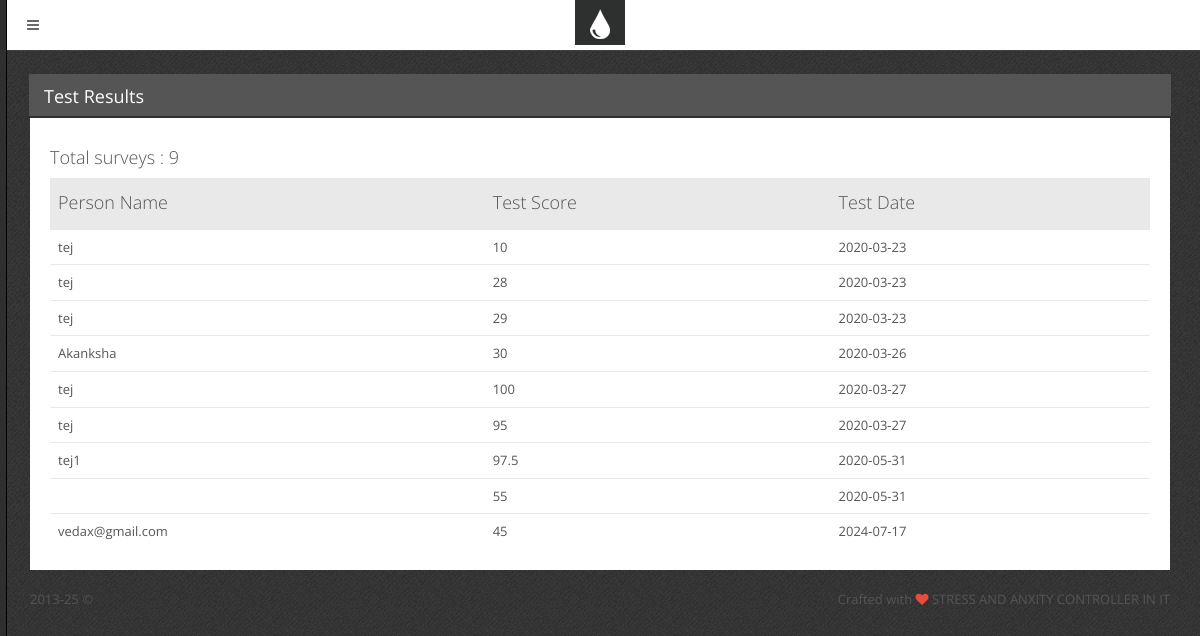
/admin_view2.php, run on the app's committed database.
### tables this page shows
CREATE TABLE `test_score` (
  `id` int(11) NOT NULL,
  `uname` varchar(256) NOT NULL,
  `score` varchar(256) NOT NULL,
  `dot` date NOT NULL
);

### admin_view2.php (the view, shortened to what this page needs)
<?php include 'inc/top.php';       ?>
<?php
	include("db.php");
?>
<div class="block">
        <div class="block-title">
            <h2>Test Results</h2>
        </div>
        <div class="table-responsive">
        <?php
					$result = mysqli_query($con,"SELECT * FROM test_score ");
					$count = mysqli_num_rows($result);
			echo"<h4> Total surveys : ".$count."</h4>"; ?>
            <table id="general-table" class="table">
                <thead>
                    <tr>
                         <th>Person Name</th>
                         <th>Test Score</th>
                        <th> Test Date</th>
                    </tr>
                </thead>
                <tbody>
                    <?php
						while($test = mysqli_fetch_array($result))
						{
                    ?>
                    <tr>
                       <td ><?php echo "".$test['uname'];  ?></td>
                       <td ><?php echo "".$test['score'];  ?></td>
                       <td ><?php echo "".$test['dot'];  ?></td>
                    </tr>
				<?php }?>
                </tbody>
 		</table>
        </div>
    </div>
<?php
 include 'inc/footer.php';  ?>
<?php include 'inc/bottom.php';  ?>

### css/main.css (style rules this page uses)
body { font-family: "Open Sans", "Helvetica Neue", Helvetica, Arial, sans-serif; color: #555555; font-size: 13px; background: #454545 url('../img/template/bg.png') top left repeat; }
.block { margin: 0 0 20px; padding: 20px 20px 1px 20px; background-color: #ffffff; }
.block-title { color: #646869; margin: -21px -21px 20px; background-color: #555555; border-bottom: 2px solid #2e3030; color: #ffffff; }
.block-title h1, .block-title h2, .block-title h3, .block-title h4, .block-title h5, .block-title h6 { display: inline-block; font-size: 18px; line-height: 18px; line-height: 1.4; margin: 0; padding: 10px 16px 7px; font-weight: normal; }
.block-title h1, .block-title h2, .block-title h3 { padding-left: 15px; padding-right: 15px; }
h1, h2, h3, h4, h5, h6, .h1, .h2, .h3, .h4, .h5, .h6 { font-family: "Open Sans", "Helvetica Neue", Helvetica, Arial, sans-serif; font-weight: 300; }
.table thead > tr > th { font-size: 18px; font-weight: 300; }
.table thead > tr > th, .table thead > tr > td, .table tfoot > tr > th, .table tfoot > tr > td { background-color: #e9e9e9; padding-top: 12px; padding-bottom: 12px; }
.table thead > tr > th, .table tbody > tr > th, .table tfoot > tr > th, .table thead > tr > td, .table tbody > tr > td, .table tfoot > tr > td, .table tbody + tbody, .table-bordered, .table-bordered > thead > tr > th, .table-bordered > tbody > tr > th, .table-bordered > tfoot > tr > th, .table-bordered > thead > tr > td, .table-bordered > tbody > tr > td, .table-bordered > tfoot > tr > td { border-color: #e9e9e9; }
p, .table, .alert, .carousel { margin-bottom: 20px; }

### data on the page
test_score: uname "tej", score "10", dot "2020-03-23"
test_score: uname "tej", score "28", dot "2020-03-23"
test_score: uname "tej", score "29", dot "2020-03-23"
test_score: uname "Akanksha", score "30", dot "2020-03-26"
test_score: uname "tej", score "100", dot "2020-03-27"
test_score: uname "tej", score "95", dot "2020-03-27"
test_score: uname "tej1", score "97.5", dot "2020-05-31"
test_score: score "55", dot "2020-05-31"
test_score: uname "vedax@gmail.com", score "45", dot "2024-07-17"

### other printed values
$count "9"
